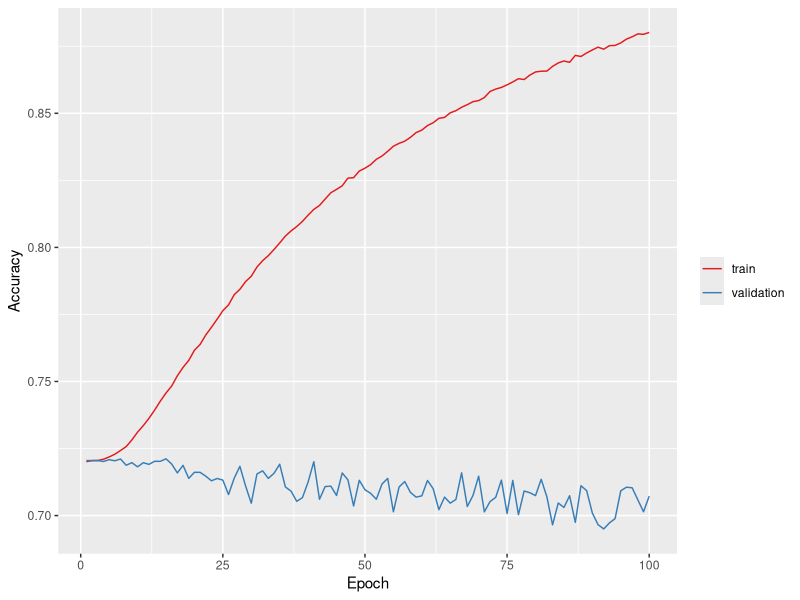
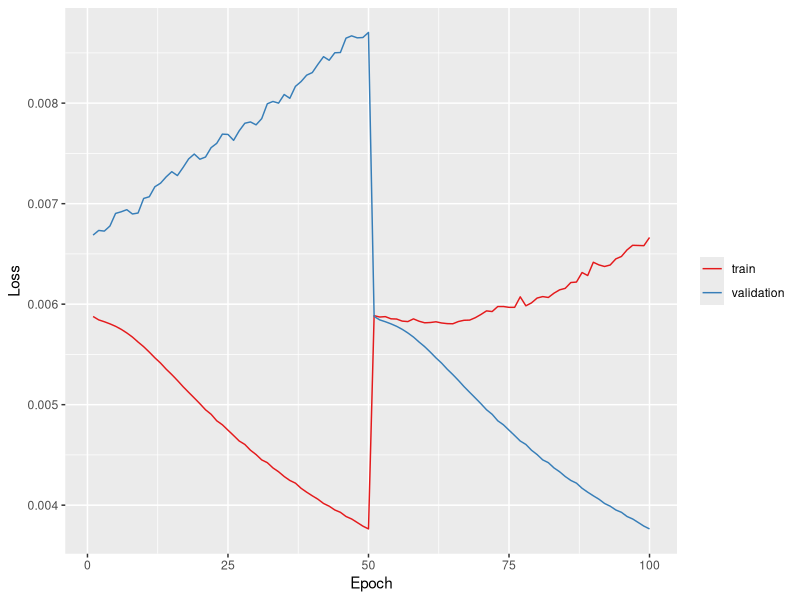

Write R code to recreate these figures, in order. (Note: this script raises an error after producing the figures.)
## ---- chunk 1
knitr::opts_chunk$set(echo = TRUE)
library(data.table)
library(ggplot2)
library(cowplot)
## ---- chunk 2
epoch_train_acc <- fread("../validation/epoch_train_acc.tsv")
epoch_train_loss <- fread("../validation/epoch_train_losses.tsv")
epoch_val_acc <- fread("../validation/epoch_val_acc.tsv")
epoch_val_loss <- fread("../validation/epoch_val_losses.tsv")

epochs <- ncol(epoch_train_acc)
epoch_dt <- data.table(Epoch = rep(1:epochs, 2),
                       Accuracy = c(colMeans(epoch_train_acc), colMeans(epoch_val_acc)),
                       Loss = c(colMeans(epoch_train_loss), colMeans(epoch_val_loss)),
                       data_set = rep(c("train", "validation"), each = epochs))
epoch_dt

ggplot(epoch_dt, aes(Epoch, Accuracy, col = data_set)) +
  geom_line() +
  scale_color_brewer(palette = "Set1") +
  theme(legend.title = element_blank())

ggplot(epoch_dt, aes(Epoch, Loss, col = data_set)) +
  geom_line() +
  scale_color_brewer(palette = "Set1") +
  theme(legend.title = element_blank())
## ---- chunk 3
test_stats <- fread("../validation/test_stats.tsv", col.names = c("stat_name", "mean", "stderr", "confidence"))
test_stats

ggplot(test_stats, aes(stat_name, mean, fill = stat_name)) +
  geom_bar(stat = 'identity') + ylim(0, 1) +
  geom_errorbar(aes(ymin=mean-stderr, ymax=mean+stderr), width=.2) +
  geom_text(aes(label=paste(round(mean, 2), "+/-", round(stderr, 5))), vjust=-0.8, size=3.5) +
  scale_fill_brewer(palette = "Set1")
